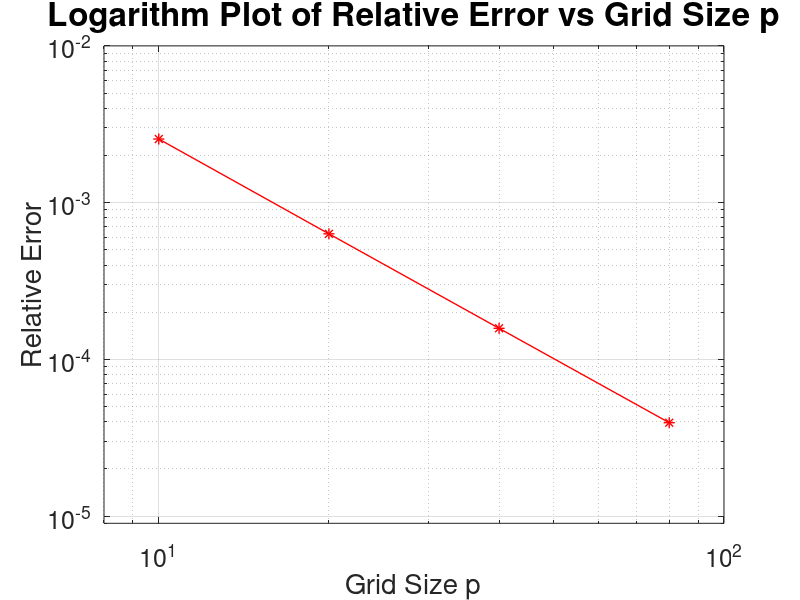

The MATLAB script that drew this image:
format long

re = zeros(1, 4);
re(1) = [0.00254599846615430];
re(2) = [0.000632380353424026];
re(3) = [0.000157840100300066];
re(4) = [3.94441264973807e-05];

p = [10, 20, 40, 80];

gradient = polyfit(log(p), log(re), 1)

loglog( p, re, '-*r', 'LineWidth', 1, 'MarkerSize', 8)
set(gca,'FontSize',18)
hold on

axis([8 100 0.000009 0.01 ])

title('Logarithm Plot of Relative Error vs Grid Size p', 'FontSize', 24)
xlabel('Grid Size p', 'FontSize', 20)
ylabel('Relative Error','FontSize', 20)

grid on




% figure
% ax1 = axes('Position',[0.1 0.1 0.7 0.7]);
% ax2 = axes('Position',[0.65 0.65 0.28 0.28]);
% figure
% 
% subplot(2, 1, 1);
% plot( p, re, ':*r', 'LineWidth', 2, 'MarkerSize', 5)
% 
% grid on
% 
% subplot(2, 1, 2);
% loglog( p, re, ':*k', 'LineWidth', 1, 'MarkerSize', 5)
% grid on


